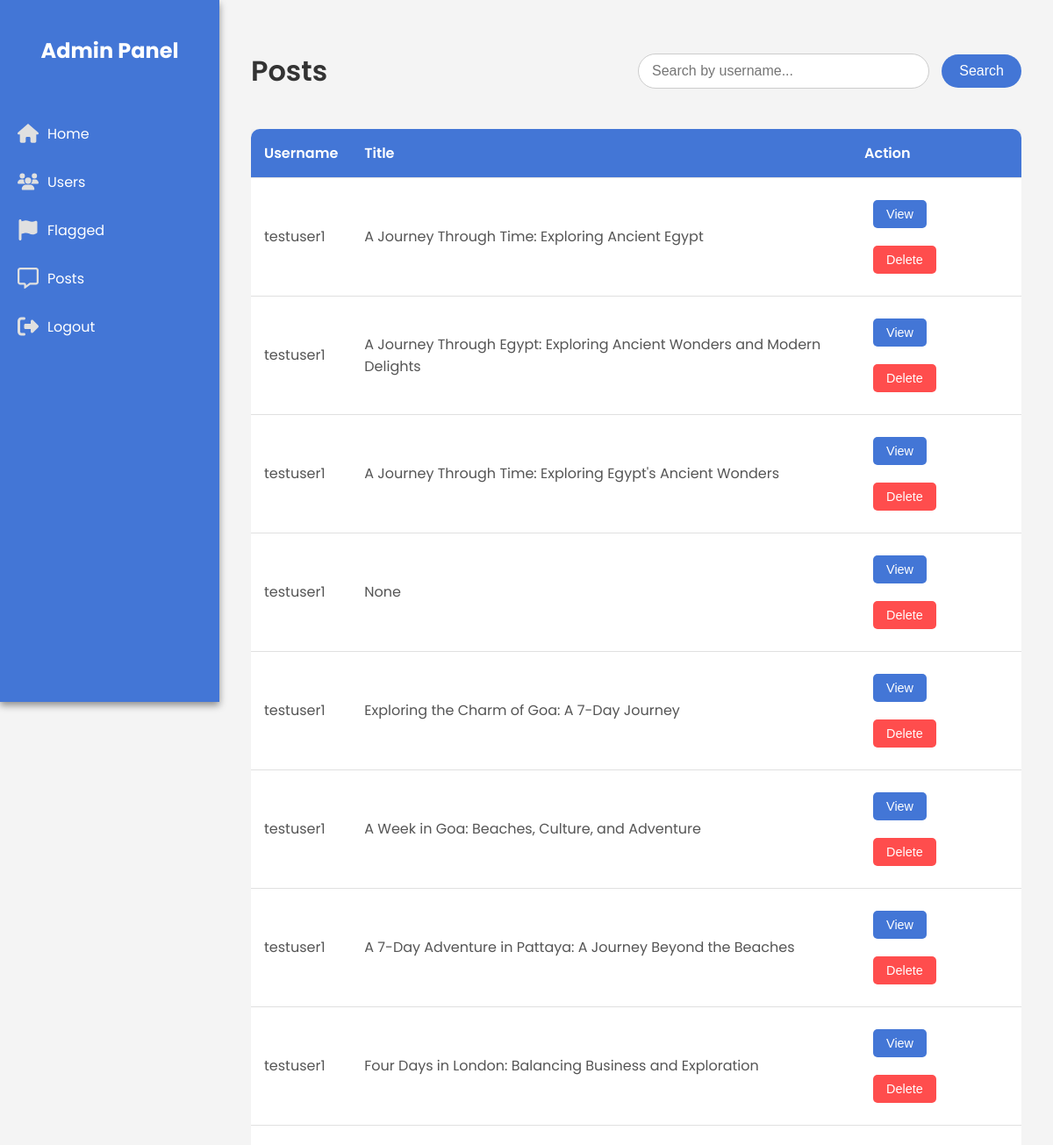
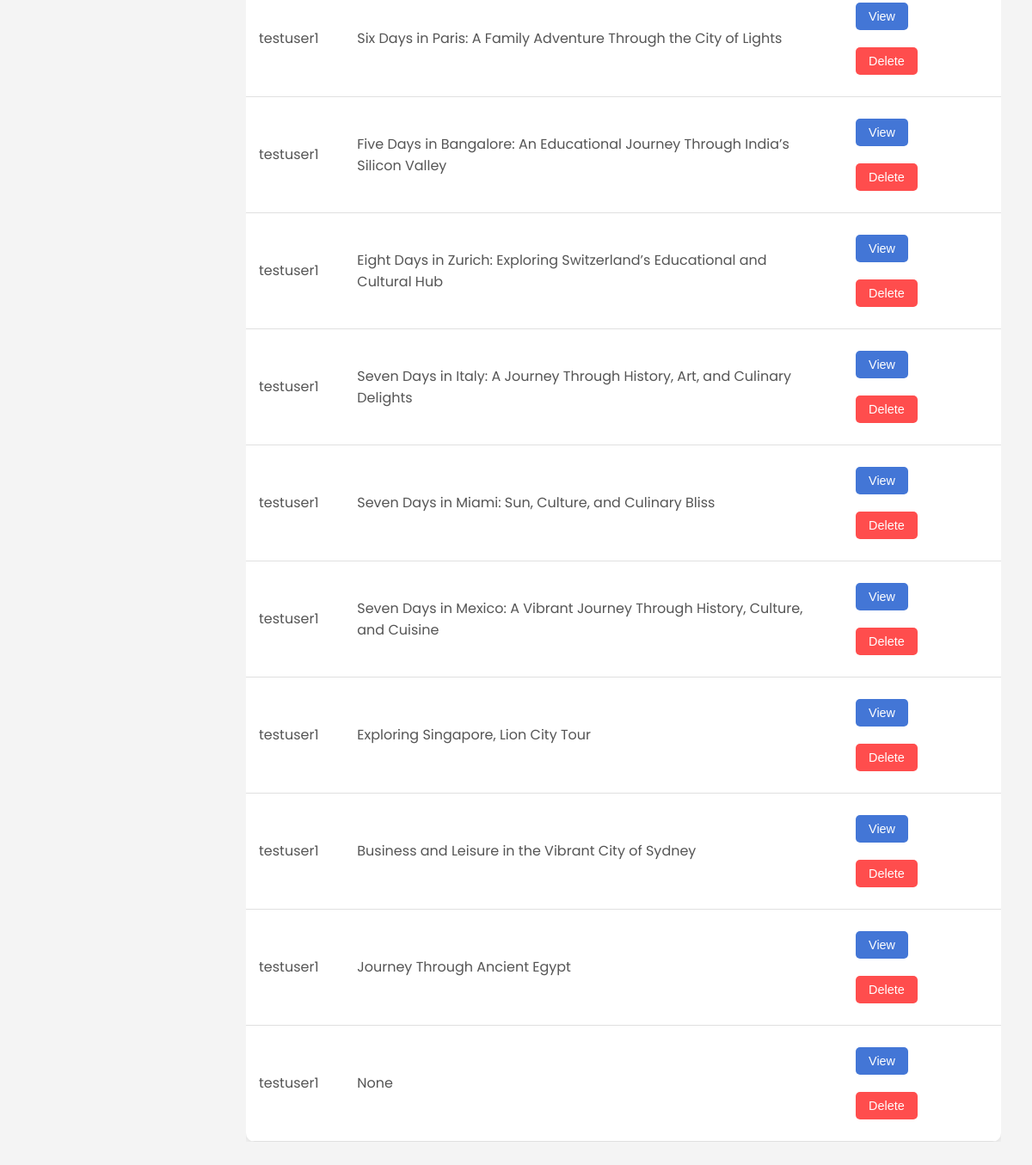
The app's page /posts_admin with its own data (2 pictures, top to bottom).
### app/models.py (models this page shows)
class User(db.Model, UserMixin):
    id = db.Column(db.Integer, primary_key=True)
    username = db.Column(db.String(80), unique=True, nullable=False)
    password = db.Column(db.String(80), nullable=False)
    email = db.Column(db.String(120), unique=True, nullable=False)
    phone_number = db.Column(db.Integer, unique=True, nullable=False)
    profile_pic = db.Column(db.String(120), nullable=False, default='profile.jpg')

class Post(db.Model):
    id = db.Column(db.Integer, primary_key=True)
    title = db.Column(db.String(255), nullable=True)
    location = db.Column(db.String(255), nullable=True)
    category = db.Column(db.String(255), nullable=True)
    duration = db.Column(db.String(255), nullable=True)
    tips = db.Column(db.String(255), nullable=True)
    user_id = db.Column(db.Integer, db.ForeignKey('user.id'), nullable=True)
    status=db.Column(db.String, nullable=False, default='draft')
    content = db.Column(db.String, nullable=False)
    flagged = db.Column(db.Boolean, nullable=False,default=False)
    sexuality = db.Column(db.String(255), nullable=False,default=False)
    violence = db.Column(db.String(255), nullable=False,default=False)
    harassment = db.Column(db.String(255), nullable=False,default=False)
    illicit = db.Column(db.String(255), nullable=False,default=False)
    self_harm = db.Column(db.String(255), nullable=False,default=False)
    hate = db.Column(db.String(255), nullable=False,default=False)

### app/admin_routes.py (the view)
@app.route('/posts_admin')
def posts_admin():
    posts = (
        db.session.query(User, Post)
        .join(Post, User.id == Post.user_id)
        .filter(Post.status != 'flagged')  # Exclude trashed posts
        .all()
    )
    return render_template('adminPages/posts.html', posts=posts)

### app/templates/adminPages/posts.html
{% extends 'adminPages/adminhome.html' %}
{% block head %}
    <link rel="stylesheet" href="{{ url_for('static', filename='css/admin.css') }}">
    <link rel="stylesheet" href="{{ url_for('static', filename='css/posts_admin.css') }}">
{% endblock %}
{% block body %}
    <div class="users-page">
     <div class="page-header">
    <h1 class="page-title">Posts</h1>
    <div class="search-container">
        <form action="/posts_search" method="get">
            <label>
                <input class="form-control" type="text" placeholder="Search by username..." name="username">
                <input type="submit" value="Search">
            </label>
        </form>
    </div>
</div>
        <div class="users-table-container">
            <table class="users-table">
                <thead>
                    <tr>
                        <th>Username</th>
                        <th>Title</th>
                        <th>Action</th>
                    </tr>
                </thead>
                <tbody>
                {% if posts %}
                    {% for user,post in posts %}
                    <tr>
                        <td>{{ user.username }}</td>
                        <td>{{ post.title }}</td>
                        <td>
                            <button class="action-btn">View</button>
                            <form action="{{ url_for('delete_admin', post_id=post.id) }}" method="post" style="display:inline;">
                                <button type="submit" class="action-btn delete-btn">Delete</button>
                            </form>
                        </td>
                    </tr>
                    {% endfor %}
                {% else %}
                     <tr>
                        <td>No results found</td>
                    </tr>
                {% endif %}
                </tbody>
            </table>
        </div>
    </div>
{% endblock %}

### app/static/css/admin.css (style rules this page uses)
body { font-family: 'Poppins', sans-serif; margin: 0; padding: 0; background-color: #f4f4f4; }

### app/static/css/posts_admin.css (style rules this page uses)
.users-page { padding: 20px; }
.page-header { display: flex; justify-content: space-between; align-items: center; margin-bottom: 20px; }
.page-title { font-size: 2rem; color: #333; font-weight: 600; }
.users-table-container { overflow-x: auto; }
.users-table { width: 100%; border-collapse: collapse; background-color: #ffffff; box-shadow: 0 2px 8px rgba(0, 0, 0, 0.1); border-radius: 10px; overflow: hidden; }
.users-table th, .users-table td { padding: 15px; text-align: left; border-bottom: 1px solid #e0e0e0; }
.users-table th { background-color: #4376d6; color: #ffffff; font-weight: 600; }
.users-table td { color: #555; }
.action-btn { padding: 8px 15px; border: none; border-radius: 5px; cursor: pointer; font-size: 0.9rem; color: #ffffff; background-color: #4376d6; transition: background-color 0.3s; margin: 10px; }
.delete-btn { background-color: #ff4d4d; }
.search-container { display: flex; align-items: center; }
.search-container input[type="text"] { width: 300px; padding: 10px 15px; font-size: 1rem; border: 1px solid #ccc; border-radius: 20px; outline: none; transition: border-color 0.3s; }
.search-container input[type="submit"] { padding: 10px 20px; font-size: 1rem; color: #ffffff; background-color: #4376d6; border: none; border-radius: 20px; margin-left: 10px; cursor: pointer; transition: background-color 0.3s; }

### records on screen
User: username "testuser1", title "A Journey Through Time: Exploring Ancient Egypt", title "A Journey Through Egypt: Exploring Ancient Wonders and Modern Delights", title "A Journey Through Time: Exploring Egypt's Ancient Wonders", title "None", title "Exploring the Charm of Goa: A 7-Day Journey", title "A Week in Goa: Beaches, Culture, and Adventure", title "A 7-Day Adventure in Pattaya: A Journey Beyond the Beaches", title "Four Days in London: Balancing Business and Exploration", title "Six Days in Paris: A Family Adventure Through the City of Lights", title "Five Days in Bangalore: An Educational Journey Through India’s Silicon Valley", title "Eight Days in Zurich: Exploring Switzerland’s Educational and Cultural Hub", title "Seven Days in Italy: A Journey Through History, Art, and Culinary Delights", title "Seven Days in Miami: Sun, Culture, and Culinary Bliss", title "Seven Days in Mexico: A Vibrant Journey Through History, Culture, and Cuisine", title "Exploring Singapore, Lion City Tour", title "Business and Leisure in the Vibrant City of Sydney", title "Journey Through Ancient Egypt"
